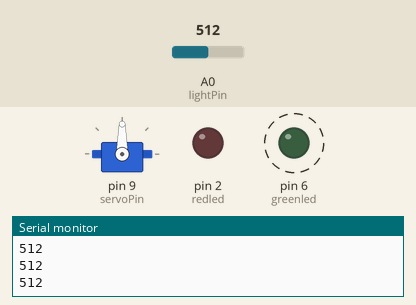
The sketch below on a simulated Arduino Uno, built with avr-gcc and run on an emulated ATmega328P. Shown: servo, output pins drawn as LEDs (lit = HIGH), the last lines printed to the serial monitor. Dashed ring = blinking. The test bench sets the inputs (shaded band); at power-on: A0 (lightPin) = 512.

Above: at 0.97 s.
1.3 s: A0 (lightPin) set to 716
At 1.65 s:
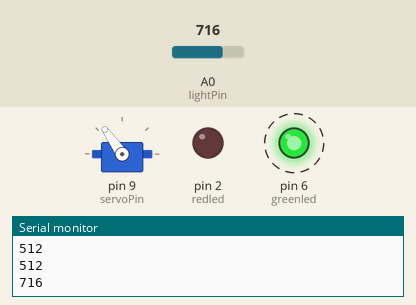
4.3 s: A0 (lightPin) set to 900
At 4.8 s:
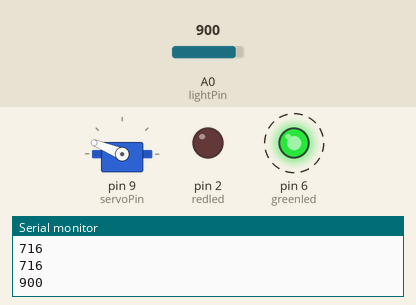
7.3 s: A0 (lightPin) set to 1023
At 7.95 s:
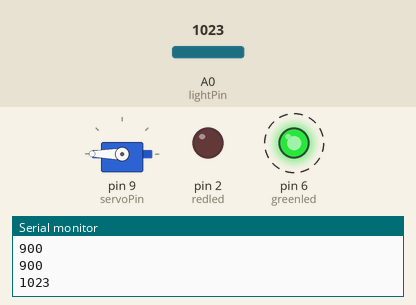
10.3 s: A0 (lightPin) set to 511
At 10.88 s:
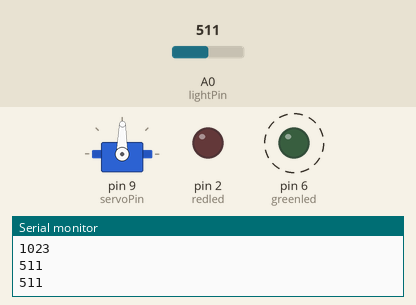
13.3 s: A0 (lightPin) set to 306
At 13.81 s:
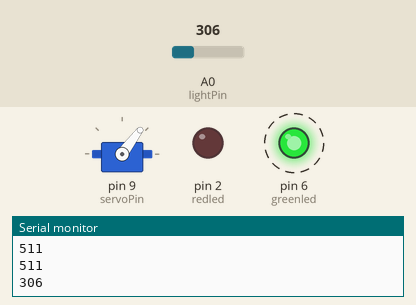
16.3 s: A0 (lightPin) set to 190
At 16.96 s:
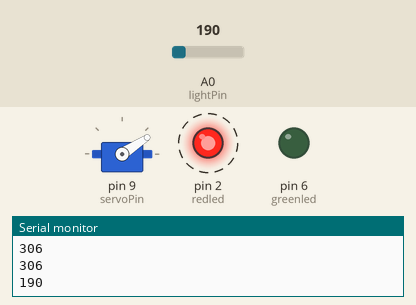
Timing chart, 0 to 20.3 s (numbered marks = the images above; inputs shaded):
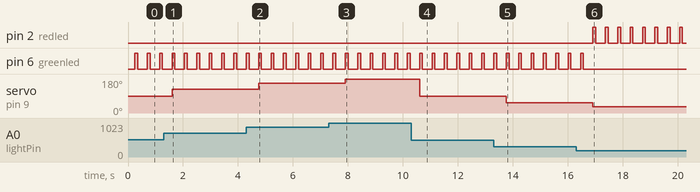

The sketch:

photoreg.ino
```cpp
#include <Servo.h>
#include <DHT.H> //library for humidity and tempereature sensor
#define DHTTYPE
int tempin;
//initialise variables
int servoPin = 9;
Servo myServo;
int lightPin = A0;
int lightVal;
int redled = 2;
int greenled = 6;
int mapVal;


void setup() {

  // put your setup code here, to run once:
  myServo.attach(servoPin);
  pinMode(lightPin, INPUT);
  pinMode(redled, OUTPUT);
  pinMode(greenled, OUTPUT);
  Serial.begin(9600);

}

void loop() {
  // put your main code here, to run repeatedly:
  lightVal = analogRead(lightPin);
  Serial.println(lightVal);
  delay(250);
  mapVal = map(lightVal, 0, 1023, 0, 180);
  myServo.write(mapVal);
  if(lightVal > 200){
    digitalWrite(greenled, HIGH);
    delay(100);
    digitalWrite(greenled, LOW);
    delay(100);

  }else if(lightVal < 200 ){
    digitalWrite(redled, HIGH);
    delay(100);
    digitalWrite(redled, LOW);
    delay(100);

  }

}
```

Measured:
- after the input at 1.3 s, servo on pin 9 (servoPin): 90° → 125° after 0.30 s
- after the input at 4.3 s, servo on pin 9 (servoPin): 125° → 158° after 0.45 s
- after the input at 7.3 s, servo on pin 9 (servoPin): 158° → 180° after 0.61 s
- after the input at 10.3 s, servo on pin 9 (servoPin): 180° → 89° after 0.31 s
- after the input at 13.3 s, servo on pin 9 (servoPin): 89° → 53° after 0.46 s
- after the input at 16.3 s, pin 2 (redled): alternates HIGH for 0.10 s and LOW for 0.35 s, starting after 0.62 s; pin 6 (greenled): goes on until 16.6 s, then stays LOW; servo on pin 9 (servoPin): 53° → 33° after 0.62 s
- by itself, pin 6 (greenled): alternates HIGH for 0.10 s and LOW for 0.35 s
